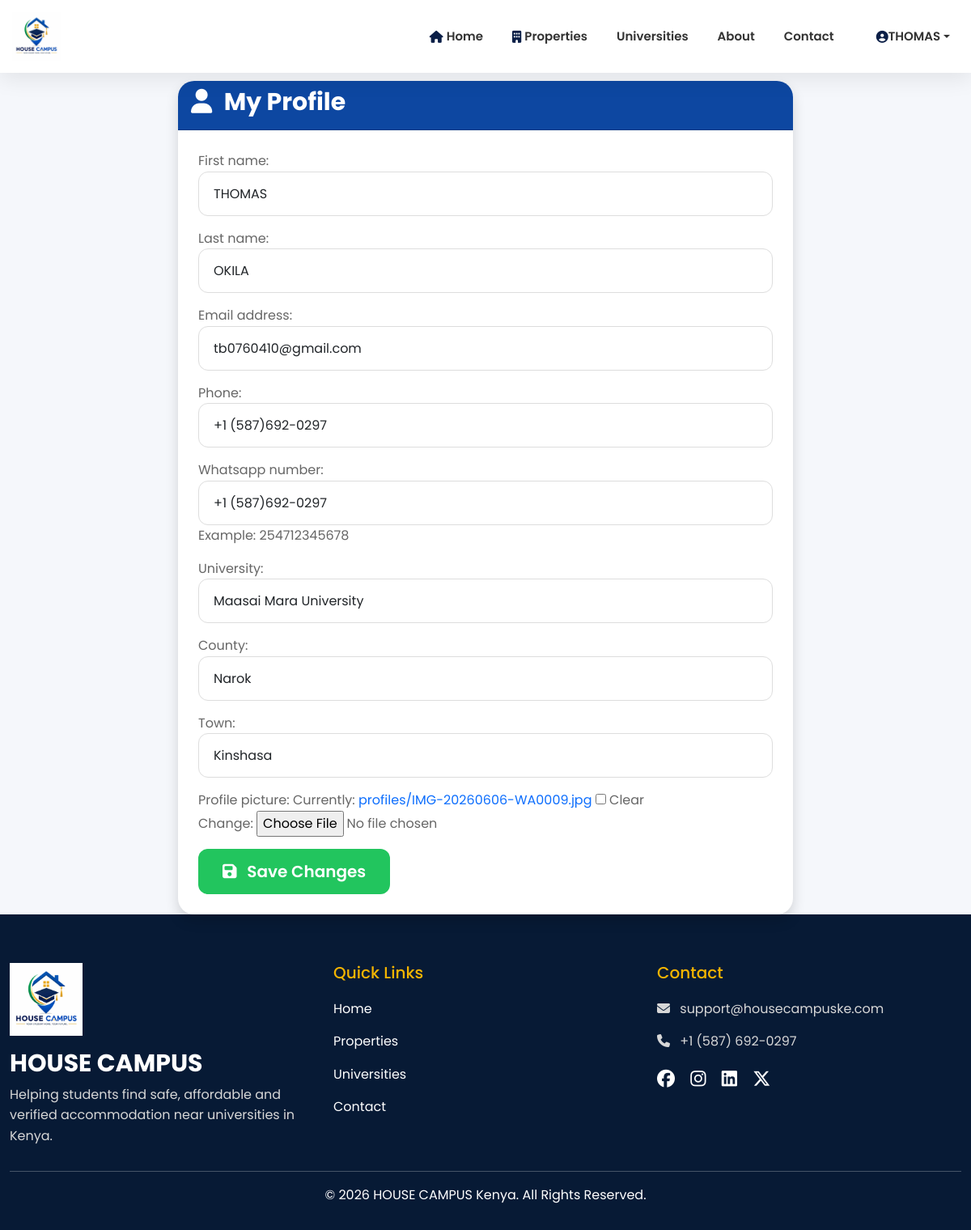
The page /accounts/profile/ (signed in) on the database as committed earlier.
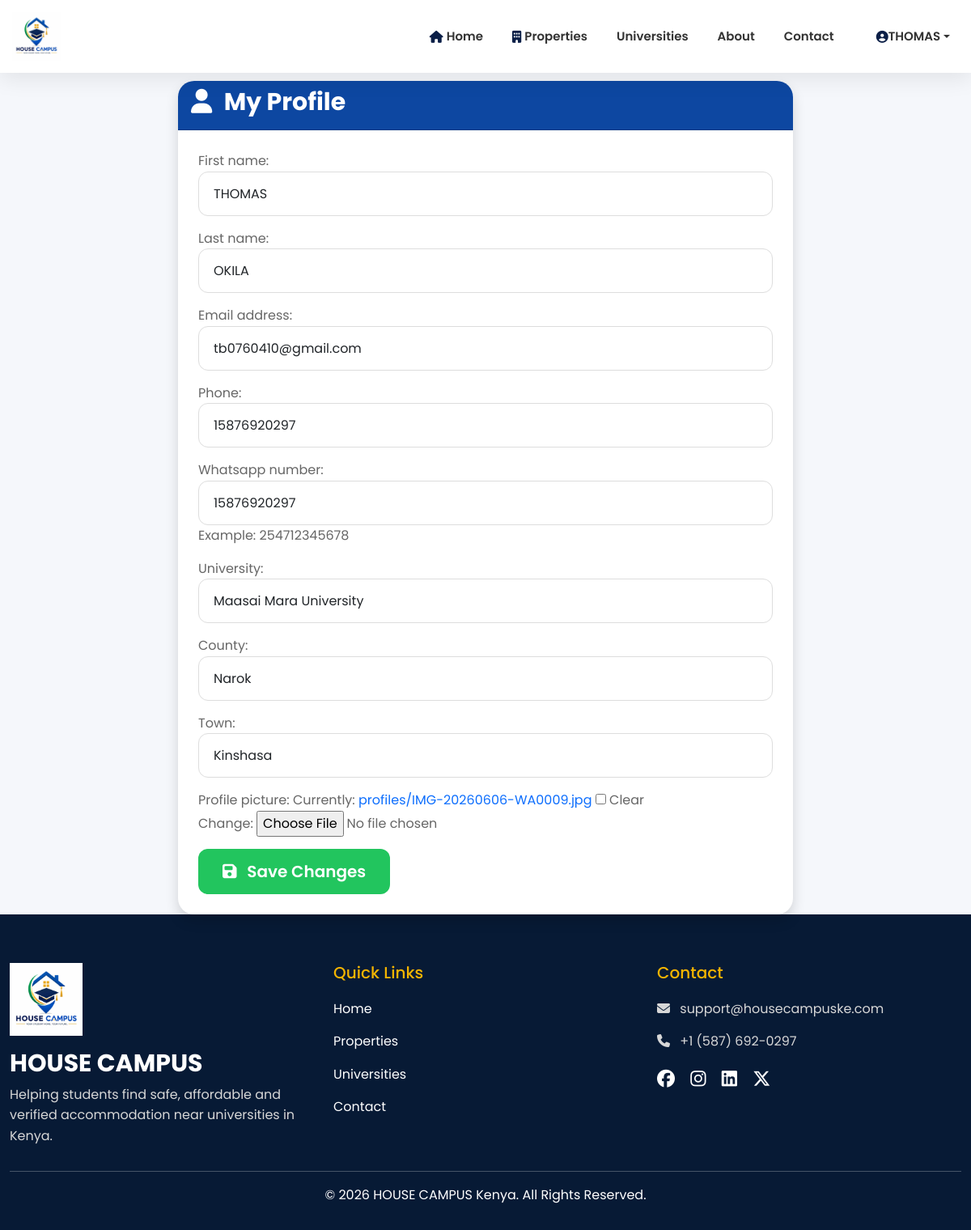
The same page on the database as committed later.
### accounts/models.py (models this page shows, shortened)
class User(AbstractUser):
    STUDENT = "student"
    LANDLORD = "landlord"
    ADMIN = "admin"
    ROLE_CHOICES = [
        (STUDENT, "Student"),
        (LANDLORD, "Landlord"),
        (ADMIN, "Admin"),
    ]
    role = models.CharField(
        max_length=20,
        choices=ROLE_CHOICES,
        default=STUDENT
    )
    phone = models.CharField(
        max_length=20,
        blank=True
    )
    whatsapp_number = models.CharField(
        max_length=20,
        blank=True,
        null=True,
        help_text="Example: 254712345678"
    )
    university = models.CharField(
        max_length=150,
        blank=True
    )
    county = models.CharField(
        max_length=100,
        blank=True
    )
    town = models.CharField(
        max_length=100,
        blank=True
    )
    profile_picture = models.ImageField(
        upload_to="profiles/",
        blank=True,
        null=True
    )
    verified = models.BooleanField(default=False)

### accounts/views.py (the view)
@login_required
def profile(request):
    if request.method == "POST":
        form = ProfileForm(
            request.POST,
            request.FILES,
            instance=request.user
        )
        if form.is_valid():
            form.save()
            messages.success(request, "Profile updated successfully.")
            return redirect("profile")
    else:
        form = ProfileForm(instance=request.user)
    return render(
        request,
        "accounts/profile.html",
        {
            "form": form,
        },
    )

### accounts/forms.py
class ProfileForm(forms.ModelForm):
    class Meta:
        model = User
        fields = (
            "first_name",
            "last_name",
            "email",
            "phone",
            "whatsapp_number",
            "university",
            "county",
            "town",
            "profile_picture",
        )
        widgets = {
            "first_name": forms.TextInput(attrs={"class": "form-control"}),
            "last_name": forms.TextInput(attrs={"class": "form-control"}),
            "email": forms.EmailInput(attrs={"class": "form-control"}),
            "phone": forms.TextInput(attrs={"class": "form-control"}),
            "whatsapp_number": forms.TextInput(
                attrs={
                    "class": "form-control",
                    "placeholder": "254712345678",
                }
            ),
            "university": forms.TextInput(attrs={"class": "form-control"}),
            "county": forms.TextInput(attrs={"class": "form-control"}),
            "town": forms.TextInput(attrs={"class": "form-control"}),
        }

### accounts/templates/accounts/profile.html (shortened to what this page needs)
{% extends "base.html" %}
{% block content %}
<div class="container mt-5">
    <div class="row justify-content-center">
        <div class="col-lg-8">
            <div class="card shadow">
                <div class="card-header bg-primary text-white">
                    <h3>
                        <i class="fa-solid fa-user me-2"></i>
                        My Profile
                    </h3>
                </div>
                <div class="card-body">
                    <form method="POST" enctype="multipart/form-data">
                        {{ form.as_p }}
                        <button type="submit" class="btn btn-success btn-lg">
                            <i class="fa-solid fa-floppy-disk me-2"></i>
                            Save Changes
                        </button>
                    </form>
                </div>
            </div>
        </div>
    </div>
</div>
{% endblock %}

### templates/base.html (shortened to what the changed rows need)
{% load static %}
<!DOCTYPE html>
<html lang="en">
<head>
    <link href="https://cdn.jsdelivr.net/npm/bootstrap@5.3.7/dist/css/bootstrap.min.css"
      rel="stylesheet">
    <link rel="stylesheet"
      href="https://cdnjs.cloudflare.com/ajax/libs/font-awesome/6.7.2/css/all.min.css">
    <link rel="stylesheet" href="{% static 'css/style.css' %}">
</head>
<body>
    <nav class="navbar navbar-expand-lg fixed-top">
        <div class="container">
            <div class="collapse navbar-collapse" id="navbarNav">
                <ul class="navbar-nav ms-auto align-items-center">
                    {% if user.is_authenticated %}
                    <li class="nav-item dropdown ms-3">
                        <a class="nav-link dropdown-toggle" data-bs-toggle="dropdown">
                            <i class="fa fa-user-circle"></i>
                            {{ user.first_name }}
                        </a>
                    </li>
                    {% endif %}
                </ul>
            </div>
        </div>
    </nav>
    <main>
        <div class="container">
            {% block content %}
            {% endblock %}
        </div>
    </main>
</body>
</html>

Rows that differ between the two databases and show on the page:
changed User "THOMAS": phone "+1 (587)692-0297" → "15876920297"; whatsapp_number "+1 (587)692-0297" → "15876920297"
